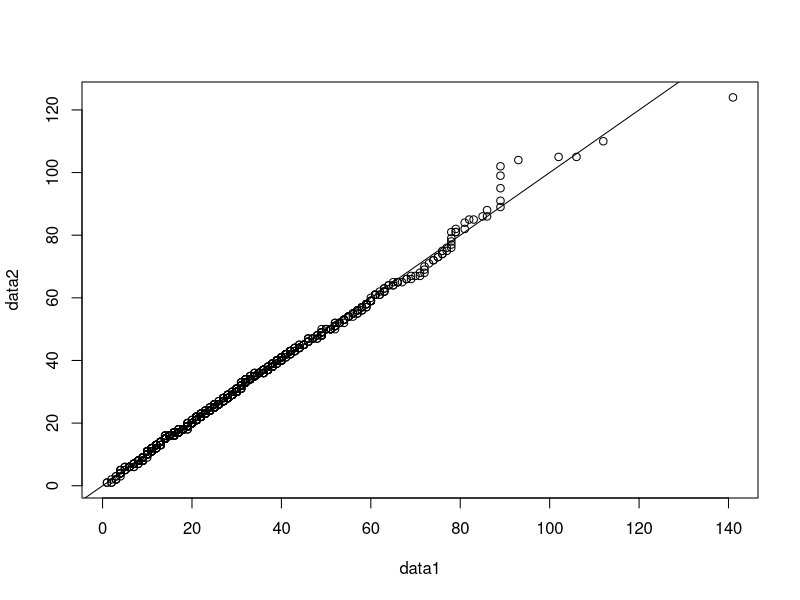
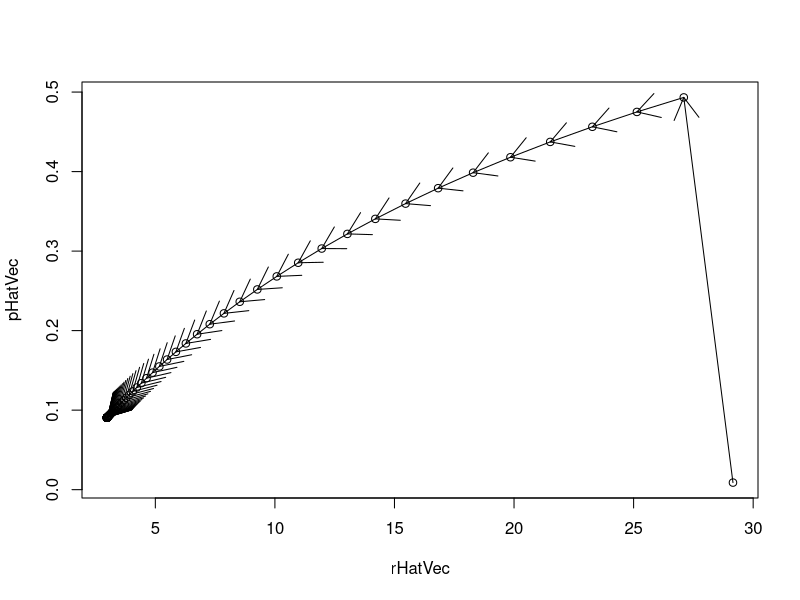
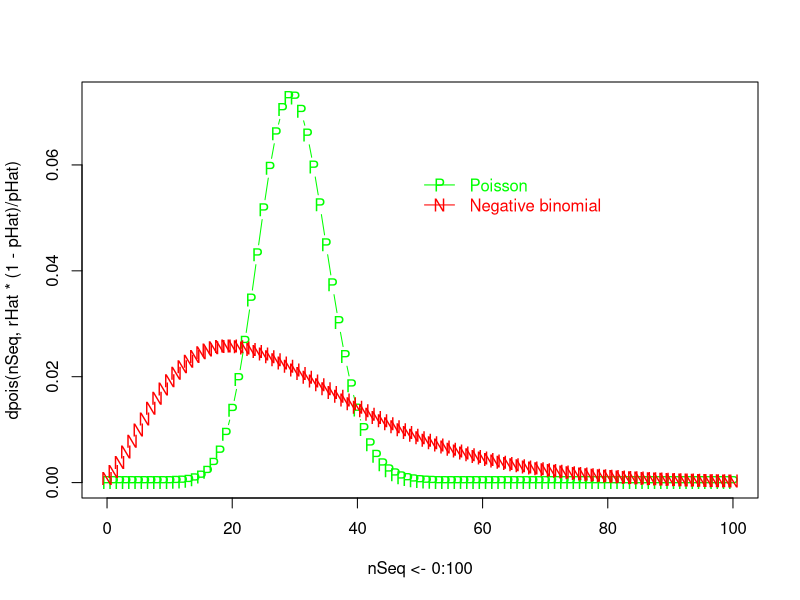
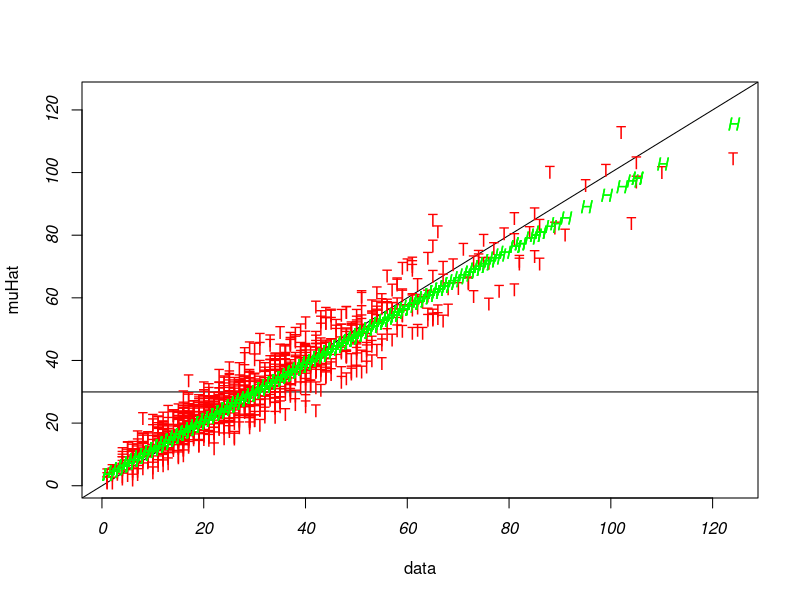
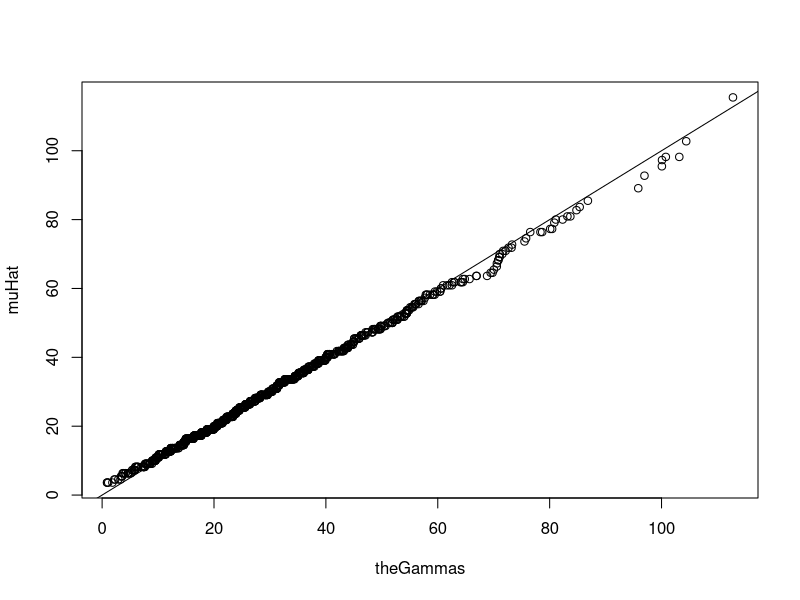
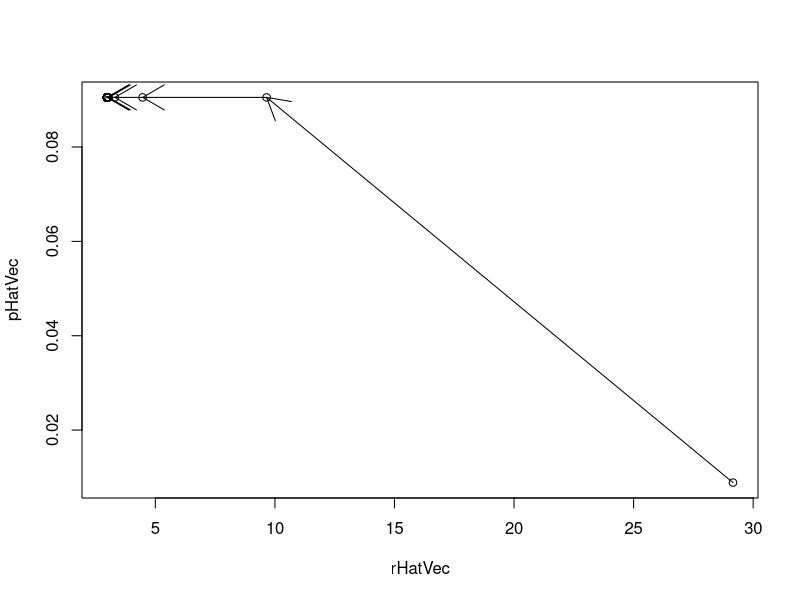

Generate these figures, in order, with R:
## ---- chunk 1
knitr::opts_chunk$set(echo = TRUE)
## ---- chunk 2
alpha = trueR = 3; ## Try 3, 30 and 300.
N = 1000
mu = 30
beta = mu/alpha
trueP = 1/(beta+1)
data1 = rnbinom(N, size=alpha, prob=trueP)
## ---- chunk 3
theGammas = rgamma(N, shape=alpha, scale=1/trueP - 1)
data = data2 = rpois(N, theGammas)

qqplot(data1, data2)
abline(a=0,b=1)
## ---- chunk 4
dataMean = mean(data)
dataVar = var(data)
pHatStart = dataMean/dataVar
rHatStart = dataMean*pHatStart/(1-pHatStart)
pHatStart = pHatStart/10
rHatStart = rHatStart * 10
## ---- chunk 5
nIters = 1000
rHatVec = rep(NA, nIters)
rHatVec[1] = rHatStart
pHatVec = rep(NA, nIters)
pHatVec[1] = pHatStart
for(iter in 2:nIters) {
  rHat = rHatVec[iter-1]
  pHat = N*rHat/(N*rHat+sum(data))
  ## Or, 1/(1+mean(data)/rHat)
  searchInterval = rHat*c(1/10, 10)
  rHat= uniroot(f=function(r) 
        sum(digamma(data+r)) - N*digamma(r) + N * log(pHat),
        interval=searchInterval)$root
  pHatVec[iter] = pHat;  rHatVec[iter]=rHat
}
cat(trueP, " ", trueR, "\n")
cat(pHatVec[nIters], " ", rHatVec[nIters], "\n")
plot(rHatVec, pHatVec)
options(warn=-2)
arrows(x0 = rHatVec[-nIters], y0 = pHatVec[-nIters],
       x1 = rHatVec[-1], y1 = pHatVec[-1])
options(warn=0)
pHat = pHatCM = pHatVec[nIters]
rHat = rHatCM = rHatVec[nIters]

## ---- chunk 6
plot(nSeq <- 0:100, dpois(nSeq, rHat*(1-pHat)/pHat), pch="P",
col="green", type="b")
points(nSeq, dnbinom(nSeq, size=rHat, prob=pHat), pch="N",
  col="red", type="b")
legend(x=50, y=0.06, box.col=NA,
  legend=c("Poisson","Negative binomial"), 
  pch=c("P","N"), text.col=c("green", "red"), 
  lty=c(1,1), col=c("green", "red"))
## ---- chunk 7
muHat = (data+rHat)*(1-pHat)
plot(data, muHat, ylim=range(data), pch="H", font=3, col='green')
abline(a=0,b=1)
abline(h=rHat*(1-pHat)/pHat)  ## Marginal mean.
points(data, theGammas, col='red', pch='T')
points(data, muHat, pch="H", font=3, col='green')
## ---- chunk 8
qqplot(theGammas, muHat)
abline(a=0,b=1)
## ---- chunk 9
nIters = 1000
rHatVec = rep(NA, nIters)
rHatVec[1] = rHatStart
pHatVec = rep(NA, nIters)
pHatVec[1] = pHatStart
for(iter in 2:nIters) {
  alphaStar = rHatVec[iter-1]
  alpha_I_Star = data + alphaStar
  betaStar = 1 - pHatVec[iter-1]
  T1star = sum(digamma(alpha_I_Star) + 
            log(betaStar) )
  T2star = sum(data + alphaStar) * betaStar
  searchFunction = function(betaTemp) {
    alphaTemp = (T2star/betaTemp/N)
    return(-N*digamma(alphaTemp)-N*log(betaTemp)+T1star)
  }
  searchInterval = betaStar*c(1/100, 100)
  searchResult = uniroot(f=searchFunction,
    interval=searchInterval)
  betaHat = searchResult$root
  alphaHat = T2star/betaHat/N

  pHatVec[iter] = pHat;  rHatVec[iter] = alphaHat
}
pHatEM = pHatVec[iter]
rHatEM = rHatVec[iter]
plot(rHatVec, pHatVec)
options(warn=-2)
arrows(x0 = rHatVec[-nIters], y0 = pHatVec[-nIters],
       x1 = rHatVec[-1], y1 = pHatVec[-1])
options(warn=0)
## ---- chunk 10
results = data.frame(truth=c(trueR, trueP), 
                     CM=c(rHatCM, pHatCM),
                EM=c(rHatEM, pHatEM) )
dimnames(results)[[1]] = c("R", "P")
results
